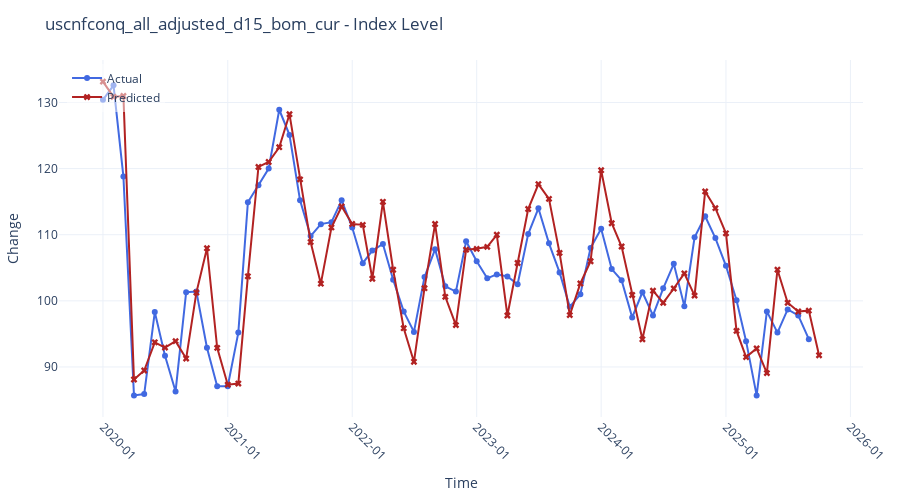

Here is the notebook cell this chart was saved with:
### Code cell
plot_forecasts(df.sort_values('timestamp'),plot_type='index')
